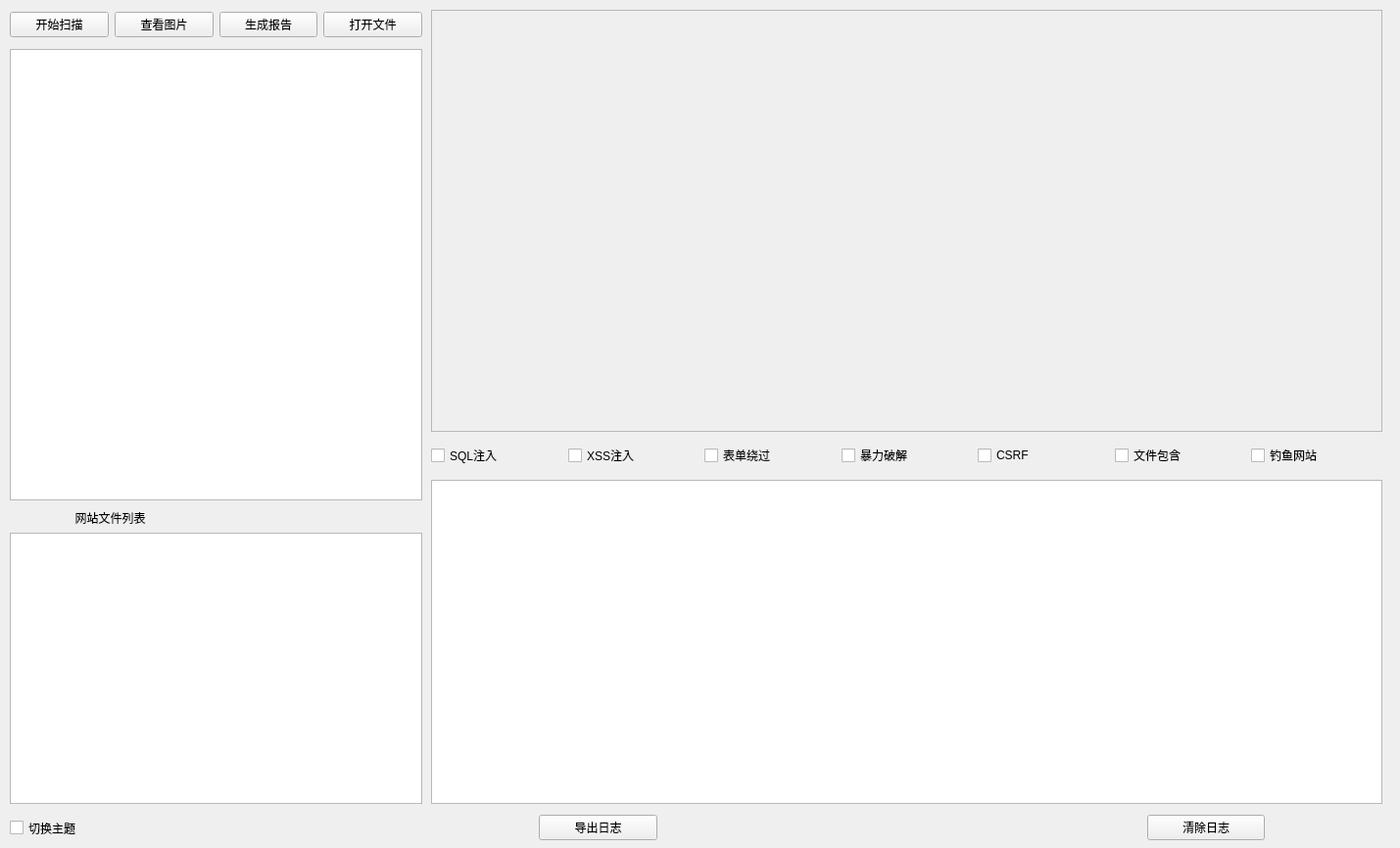
<?xml version="1.0" encoding="UTF-8"?>
<ui version="4.0">
 <class>WebScanner</class>
 <widget class="QMainWindow" name="WebScanner">
  <property name="geometry">
   <rect>
    <x>0</x>
    <y>0</y>
    <width>1429</width>
    <height>866</height>
   </rect>
  </property>
  <property name="windowTitle">
   <string>WebScanner</string>
  </property>
  <widget class="QWidget" name="centralwidget">
   <widget class="QFrame" name="result">
    <property name="geometry">
     <rect>
      <x>440</x>
      <y>10</y>
      <width>971</width>
      <height>431</height>
     </rect>
    </property>
    <property name="frameShape">
     <enum>QFrame::StyledPanel</enum>
    </property>
    <property name="frameShadow">
     <enum>QFrame::Raised</enum>
    </property>
   </widget>
   <widget class="QWidget" name="layoutWidget">
    <property name="geometry">
     <rect>
      <x>10</x>
      <y>10</y>
      <width>421</width>
      <height>30</height>
     </rect>
    </property>
    <layout class="QHBoxLayout" name="horizontalLayout">
     <item>
      <widget class="QPushButton" name="start">
       <property name="text">
        <string>开始扫描</string>
       </property>
      </widget>
     </item>
     <item>
      <widget class="QPushButton" name="ocr">
       <property name="text">
        <string>查看图片</string>
       </property>
      </widget>
     </item>
     <item>
      <widget class="QPushButton" name="report">
       <property name="text">
        <string>生成报告</string>
       </property>
      </widget>
     </item>
     <item>
      <widget class="QPushButton" name="open">
       <property name="text">
        <string>打开文件</string>
       </property>
      </widget>
     </item>
    </layout>
   </widget>
   <widget class="QWidget" name="layoutWidget">
    <property name="geometry">
     <rect>
      <x>440</x>
      <y>450</y>
      <width>971</width>
      <height>31</height>
     </rect>
    </property>
    <layout class="QHBoxLayout" name="horizontalLayout_2">
     <item>
      <widget class="QCheckBox" name="sql">
       <property name="text">
        <string>SQL注入</string>
       </property>
      </widget>
     </item>
     <item>
      <widget class="QCheckBox" name="xss">
       <property name="text">
        <string>XSS注入</string>
       </property>
      </widget>
     </item>
     <item>
      <widget class="QCheckBox" name="form">
       <property name="text">
        <string>表单绕过</string>
       </property>
      </widget>
     </item>
     <item>
      <widget class="QCheckBox" name="force">
       <property name="text">
        <string>暴力破解</string>
       </property>
      </widget>
     </item>
     <item>
      <widget class="QCheckBox" name="csrf">
       <property name="text">
        <string>CSRF</string>
       </property>
      </widget>
     </item>
     <item>
      <widget class="QCheckBox" name="include">
       <property name="text">
        <string>文件包含</string>
       </property>
      </widget>
     </item>
     <item>
      <widget class="QCheckBox" name="webattack">
       <property name="text">
        <string>钓鱼网站</string>
       </property>
      </widget>
     </item>
    </layout>
   </widget>
   <widget class="QTreeView" name="scanner">
    <property name="geometry">
     <rect>
      <x>10</x>
      <y>50</y>
      <width>421</width>
      <height>461</height>
     </rect>
    </property>
    <property name="verticalScrollBarPolicy">
     <enum>Qt::ScrollBarAsNeeded</enum>
    </property>
    <property name="horizontalScrollBarPolicy">
     <enum>Qt::ScrollBarAsNeeded</enum>
    </property>
    <property name="sizeAdjustPolicy">
     <enum>QAbstractScrollArea::AdjustToContents</enum>
    </property>
    <property name="autoScroll">
     <bool>true</bool>
    </property>
    <property name="autoScrollMargin">
     <number>1</number>
    </property>
    <property name="uniformRowHeights">
     <bool>true</bool>
    </property>
    <property name="itemsExpandable">
     <bool>true</bool>
    </property>
    <property name="wordWrap">
     <bool>true</bool>
    </property>
    <property name="expandsOnDoubleClick">
     <bool>true</bool>
    </property>
    <attribute name="headerVisible">
     <bool>false</bool>
    </attribute>
   </widget>
   <widget class="QWidget" name="layoutWidget">
    <property name="geometry">
     <rect>
      <x>0</x>
      <y>0</y>
      <width>2</width>
      <height>2</height>
     </rect>
    </property>
    <layout class="QHBoxLayout" name="horizontalLayout_4"/>
   </widget>
   <widget class="QWidget" name="layoutWidget">
    <property name="geometry">
     <rect>
      <x>550</x>
      <y>830</y>
      <width>741</width>
      <height>30</height>
     </rect>
    </property>
    <layout class="QHBoxLayout" name="horizontalLayout_3">
     <property name="spacing">
      <number>500</number>
     </property>
     <item>
      <widget class="QPushButton" name="findlog">
       <property name="text">
        <string>导出日志</string>
       </property>
      </widget>
     </item>
     <item>
      <widget class="QPushButton" name="clearlog">
       <property name="text">
        <string>清除日志</string>
       </property>
      </widget>
     </item>
    </layout>
   </widget>
   <widget class="QTextBrowser" name="log">
    <property name="geometry">
     <rect>
      <x>440</x>
      <y>490</y>
      <width>971</width>
      <height>331</height>
     </rect>
    </property>
   </widget>
   <widget class="QWidget" name="layoutWidget">
    <property name="geometry">
     <rect>
      <x>10</x>
      <y>520</y>
      <width>421</width>
      <height>301</height>
     </rect>
    </property>
    <layout class="QVBoxLayout" name="verticalLayout">
     <item>
      <widget class="QLabel" name="label">
       <property name="text">
        <string>                    网站文件列表</string>
       </property>
      </widget>
     </item>
     <item>
      <widget class="QTreeView" name="webfile">
       <property name="verticalScrollBarPolicy">
        <enum>Qt::ScrollBarAsNeeded</enum>
       </property>
       <property name="horizontalScrollBarPolicy">
        <enum>Qt::ScrollBarAsNeeded</enum>
       </property>
       <property name="sizeAdjustPolicy">
        <enum>QAbstractScrollArea::AdjustToContents</enum>
       </property>
       <property name="autoScroll">
        <bool>true</bool>
       </property>
       <property name="autoScrollMargin">
        <number>1</number>
       </property>
       <property name="uniformRowHeights">
        <bool>true</bool>
       </property>
       <property name="itemsExpandable">
        <bool>true</bool>
       </property>
       <property name="wordWrap">
        <bool>true</bool>
       </property>
       <property name="expandsOnDoubleClick">
        <bool>true</bool>
       </property>
       <attribute name="headerVisible">
        <bool>false</bool>
       </attribute>
       <attribute name="headerMinimumSectionSize">
        <number>33</number>
       </attribute>
      </widget>
     </item>
    </layout>
   </widget>
   <widget class="QCheckBox" name="theme">
    <property name="geometry">
     <rect>
      <x>10</x>
      <y>830</y>
      <width>131</width>
      <height>31</height>
     </rect>
    </property>
    <property name="styleSheet">
     <string notr="true"/>
    </property>
    <property name="text">
     <string>切换主题</string>
    </property>
   </widget>
  </widget>
 </widget>
 <resources/>
 <connections/>
</ui>
